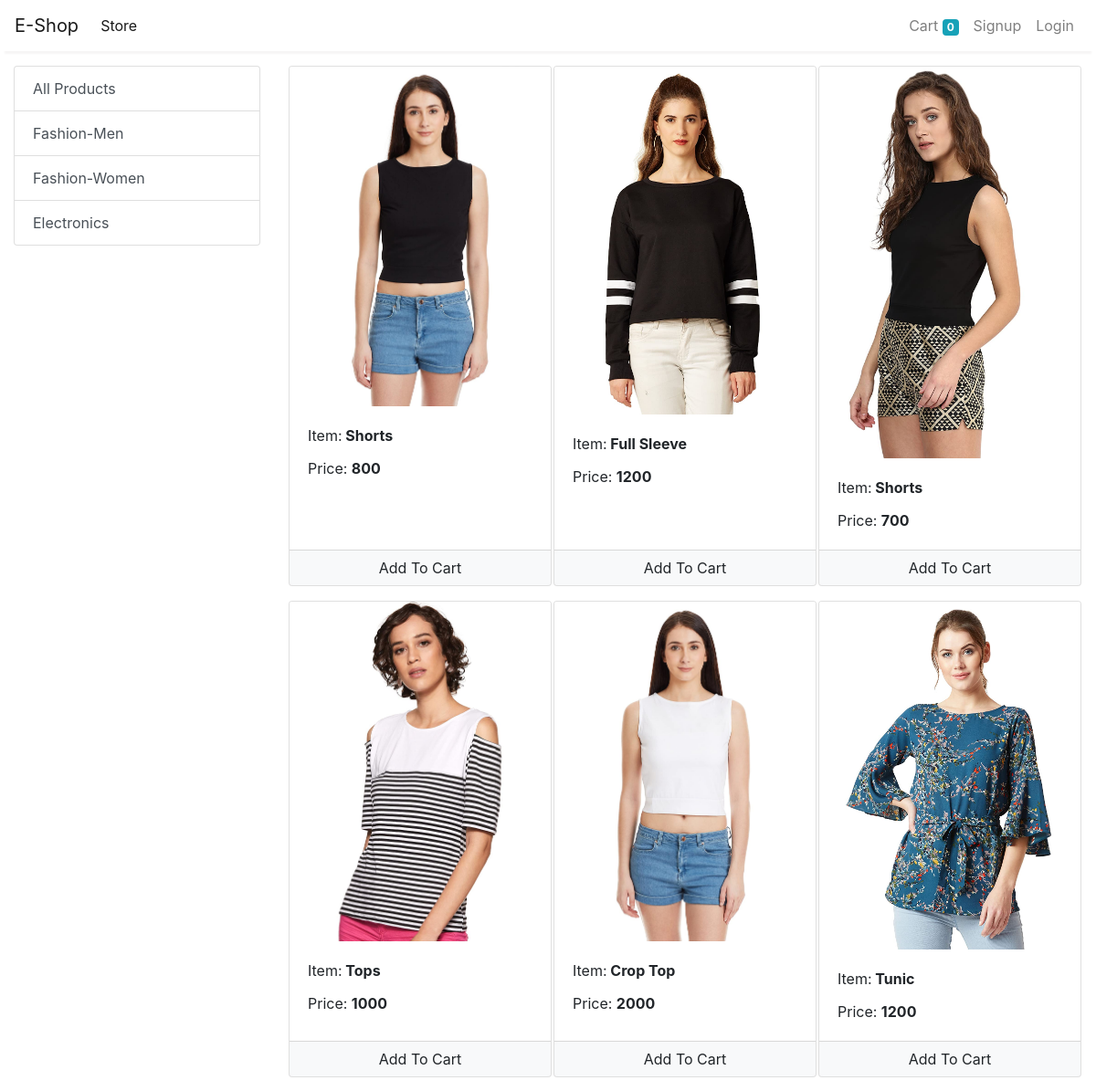
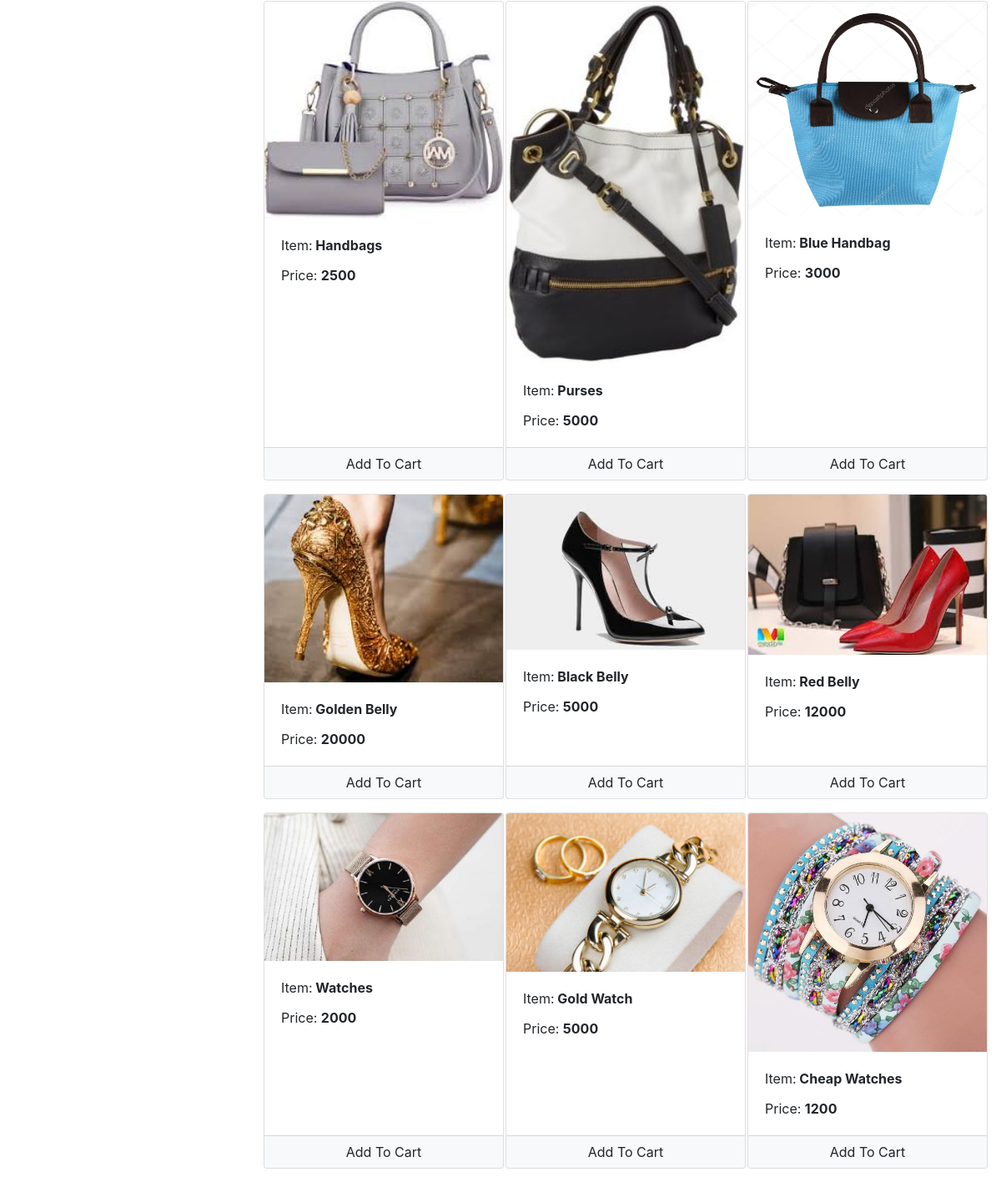
The app's page /store?category=2 with its own data (2 pictures, top to bottom).
### store/models/category.py (models this page shows, shortened)
class Category(models.Model):
    name = models.CharField(max_length=255)
    @staticmethod
    def get_all_categories():
        return Category.objects.all()

### store/models/product.py (models this page shows, shortened)
class Product(models.Model):
    name = models.CharField(max_length=255)
    price = models.IntegerField(default=0)
    description = models.CharField(max_length=255,default='')
    category = models.ForeignKey(Category,on_delete=models.CASCADE,default='',null=True,blank=True)
    image = models.ImageField(upload_to='uploads/products/')
    @staticmethod
    def get_all_products_by_categoryid(category_id):
        if category_id:
            return Product.objects.filter(category=category_id)
        else:
            return Product.get_all_products()

### store/views/home.py (the view)
# urls.py: path('',include('store.urls')),
def store(request):
    cart = request.session.get('cart')
    if not cart:
        request.session['cart'] = {}
    products = None
    categories = Category.get_all_categories()
    categoryID = request.GET.get('category')
    if categoryID:
        products = Product.get_all_products_by_categoryid(categoryID)
    else:
        products = Product.get_all_products();
    data = {}
    data['products'] = products
    data['categories'] = categories
    print('you are : ', request.session.get('email'))
    return render(request, 'index.html', data)

### store/templatetags/cart.py (called while the page is built)
@register.filter(name='is_in_cart')
def is_in_cart(product  , cart):
    keys = cart.keys()
    for id in keys:
        if int(id) == product.id:
            return True
    return False;

### store/templates/index.html (shortened to what this page needs)
{% extends 'base.html' %}
{% block content %}
{% load cart %}
{% load custom_filter %}
<div class="container-fluid mt-3">
	<div class="row">
		<div class="col-lg-3 mx-auto">
			<div class="list-group">
				<a href="/" class="list-group-item list-group-item-action">All Products</a>
				{% for category in categories %}
				<a href="/?category={{category.id}}"
					class="list-group-item list-group-item-action">{{category.name}}</a>
				{% endfor %}
			</div>
		</div>
		<div id='products' class="col-lg-9 mx-auto">
			<div class="row mx-auto">
				{% for product in products %}
				<div class="card mx-auto mb-3" id={{product.id}} style="width: 18rem;">
					<img class="card-img-top" src="{{product.image.url}}" alt="Card image cap">
					<div class="card-body">
						<p class="card-title">Item:<b> {{product.name}}</b></p>
						<p class="card-text">Price: <b>{{product.price}}</b></p>
					</div>
					<div class="card-footer p-0 no-gutters">
						{% if product|is_in_cart:request.session.cart %}
						<div class="row no-gutters">
							<form action="/#{{product.id}}" class="col-2 " method="post">
								{% csrf_token %}
								<input hidden type="text" name='product' value='{{product.id}}'>
								<input hidden type="text" name='remove' value='True'>
								<input type="submit" value=" - " class="btn btn-block btn-light border-right">
							</form>
							<div class="text-center col">{{product|cart_quantity:request.session.cart}} in Cart</div>
							<form action="/#{{product.id}}" class="col-2 " method="post">
								{% csrf_token %}
								<input hidden type="text" name='product' value='{{product.id}}'>
								<input type="submit" value=" + " class="btn btn-block btn-light border-left">
							</form>
						</div>
						{% else %}
						<form action="/#{{product.id}}" method="POST" class="btn-block">
							<input type="submit" class="float-right btn btn-light  form-control"
								value="Add To Cart">
						</form>
						{% endif %}
					</div>
				</div>
				{% endfor %}
			</div>
		</div>
	</div>
</div>
{% endblock %}

### records on screen
Category: name "Fashion-Men"
Category: name "Fashion-Women"
Category: name "Electronics"
Product: image (picture), name "Shorts", price "800"
Product: image (picture), name "Full Sleeve", price "1200"
Product: image (picture), name "Shorts", price "700"
Product: image (picture), name "Tops", price "1000"
Product: image (picture), name "Crop Top", price "2000"
Product: image (picture), name "Tunic", price "1200"
Product: image (picture), name "Handbags", price "2500"
Product: image (picture), name "Purses", price "5000"
Product: image (picture), name "Blue Handbag", price "3000"
Product: image (picture), name "Golden Belly", price "20000"
Product: image (picture), name "Black Belly", price "5000"
Product: image (picture), name "Red Belly", price "12000"
Product: image (picture), name "Watches", price "2000"
Product: image (picture), name "Gold Watch", price "5000"
Product: image (picture), name "Cheap Watches", price "1200"

### other values on screen
{{ request.session.cart.keys|length }} "0"
